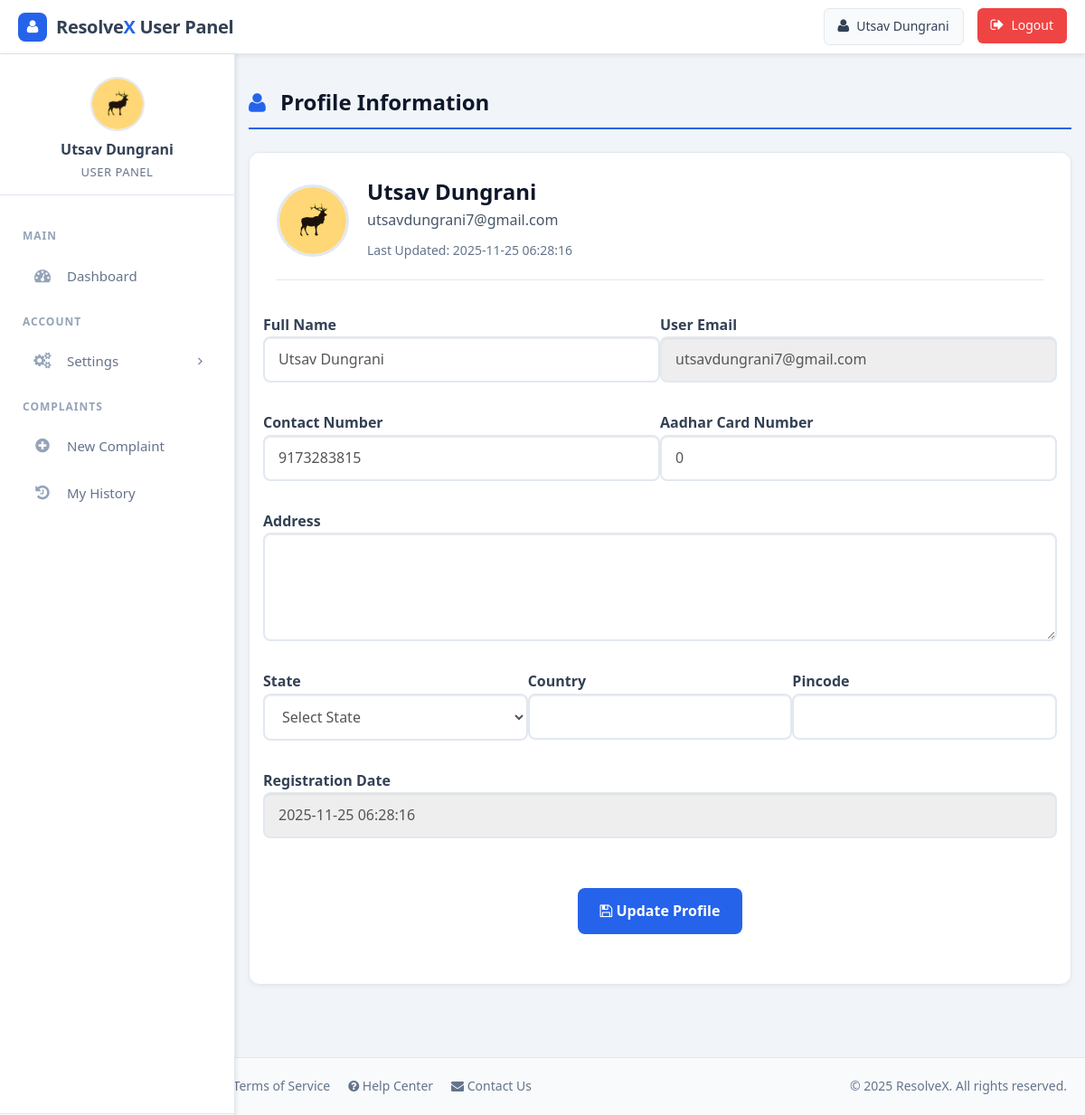
Page /users/profile.php (signed in) on the committed database.
### tables this page shows
CREATE TABLE `users` (
  `id` int(11) NOT NULL,
  `fullName` varchar(255) DEFAULT NULL,
  `userEmail` varchar(255) DEFAULT NULL,
  `password` varchar(255) DEFAULT NULL,
  `contactNo` bigint(11) DEFAULT NULL,
  `address` tinytext DEFAULT NULL,
  `State` varchar(255) DEFAULT NULL,
  `country` varchar(255) DEFAULT NULL,
  `pincode` int(6) DEFAULT NULL,
  `userImage` varchar(255) DEFAULT NULL,
  `regDate` timestamp NOT NULL DEFAULT current_timestamp(),
  `updationDate` timestamp NOT NULL DEFAULT current_timestamp() ON UPDATE current_timestamp(),
  `status` int(1) NOT NULL,
  `aadhar_card` bigint(12) NOT NULL
);

### users/profile.php (the view, shortened to what this page needs)
<?php
include('../config/config.php');
if (strlen($_SESSION['login']) == 0) {
  header('location:../index.php');
} else {
  ?>
  <!DOCTYPE html>
  <html lang="en">
  <head>
    <link href="../assets/css/bootstrap.css" rel="stylesheet">
    <link href="../assets/font-awesome/css/font-awesome.css" rel="stylesheet" />
    <link rel="stylesheet" type="text/css" href="../assets/js/bootstrap-datepicker/css/datepicker.css" />
    <link rel="stylesheet" type="text/css" href="../assets/js/bootstrap-daterangepicker/daterangepicker.css" />
  </head>
  <body>
    <section id="container">
      <?php include("includes/header.php"); ?>
      <?php include("includes/sidebar.php"); ?>
      <section id="main-content">
        <section class="wrapper">
          <h3 class="header-title"><i class="fa fa-user"></i> Profile Information</h3>
          <div class="row mt">
            <div class="col-lg-12">
              <div class="form-panel">
                <?php $query = mysqli_query($bd, "select * from users where userEmail='" . $_SESSION['login'] . "'");
                while ($row = mysqli_fetch_array($query)) { ?>
                  <div class="profile-header">
                    <img src="../assets/img/ui-sam.jpg" class="profile-avatar" alt="Profile Image">
                    <div>
                      <h2 class="profile-name"><?php echo htmlentities($row['fullName']); ?></h2>
                      <p class="profile-email"><?php echo htmlentities($row['userEmail']); ?></p>
                      <p class="profile-last-updated">Last Updated: <?php echo htmlentities($row['updationDate']); ?></p>
                    </div>
                  </div>
                  <form class="form-horizontal style-form" method="post" name="profile">
                    <div class="form-row">
                      <div class="form-group">
                        <label class="control-label">Full Name</label>
                        <input type="text" name="fullname" required="required"
                          value="<?php echo htmlentities($row['fullName']); ?>" class="form-control">
                      </div>
                      <div class="form-group">
                        <label class="control-label">User Email</label>
                        <input type="email" name="useremail" required="required"
                          value="<?php echo htmlentities($row['userEmail']); ?>" class="form-control" readonly>
                      </div>
                    </div>
                    <div class="form-row">
                      <div class="form-group">
                        <label class="control-label">Contact Number</label>
                        <input type="text" name="contactno" required="required"
                          value="<?php echo htmlentities($row['contactNo']); ?>" class="form-control">
                      </div>
                      <div class="form-group">
                        <label class="control-label">Aadhar Card Number</label>
                        <input type="text" name="aadhar_card" maxlength="12" required="required"
                          value="<?php echo htmlentities($row['aadhar_card']); ?>" class="form-control">
                      </div>
                    </div>
                    <div class="form-row">
                      <div class="form-group">
                        <label class="control-label">Address</label>
                        <textarea name="address" required="required"
                          class="form-control"><?php echo htmlentities($row['address']); ?></textarea>
                      </div>
                    </div>
                    <div class="form-row">
                      <div class="form-group">
                        <label class="control-label">State</label>
                        <select name="state" required="required" class="form-control">
                          <option value="">Select State</option>
                        </select>
                      </div>
                      <div class="form-group">
                        <label class="control-label">Country</label>
                        <input type="text" name="country" required="required"
                          value="<?php echo htmlentities($row['country']); ?>" class="form-control">
                      </div>
                      <div class="form-group">
                        <label class="control-label">Pincode</label>
                        <input type="text" name="pincode" maxlength="6" required="required"
                          value="<?php echo htmlentities($row['pincode']); ?>" class="form-control">
                      </div>
                    </div>
                    <div class="form-row">
                      <div class="form-group">
                        <label class="control-label">Registration Date</label>
                        <input type="text" name="regdate" required="required"
                          value="<?php echo htmlentities($row['regDate']); ?>" class="form-control" readonly>
                      </div>
                    </div>
                    <div class="form-group text-center" style="margin-top: 30px;">
                      <button type="submit" name="submit" class="btn btn-primary">
                        <i class="fa fa-save"></i> Update Profile
                      </button>
                    </div>
                  </form>
                <?php } ?>
              </div>
            </div>
          </div>
        </section>
      </section>
      <?php include("includes/footer.php"); ?>
    </section>
  </body>
  </html>
<?php } ?>

### users/includes/header.php (shortened to what this page needs)
<header class="header">
    <a href="dashboard.php" class="logo">
        <div class="logo-icon">
            <i class="fa fa-user"></i>
        </div>
        <div class="logo-text">Resolve<span>X</span> User Panel</div>
    </a>
    <div class="top-menu">
        <ul class="nav pull-right top-menu">
            <li>
                <?php
                $query = mysqli_query($bd, "select fullName from users where userEmail='" . $_SESSION['login'] . "'");
                while ($row = mysqli_fetch_array($query)) {
                    ?>
                    <a href="profile.php">
                        <i class="fa fa-user"></i>
                        <?php echo htmlentities($row['fullName']); ?>
                    </a>
                <?php } ?>
            </li>
            <li><a class="logout" href="logout.php"><i class="fa fa-sign-out"></i> Logout</a></li>
        </ul>
    </div>
</header>

### users/includes/sidebar.php (shortened to what this page needs)
<aside>
    <div id="sidebar">
        <div class="user-info">
            <?php $query = mysqli_query($bd, "select fullName from users where userEmail='" . $_SESSION['login'] . "'");
            while ($row = mysqli_fetch_array($query)) {
                ?>
                <img src="../assets/img/ui-sam.jpg" class="user-avatar" alt="User Avatar">
                <h4 class="user-name"><?php echo htmlentities($row['fullName']); ?></h4>
                <div class="user-role">User Panel</div>
            <?php } ?>
        </div>
        <ul class="sidebar-menu" id="nav-accordion">
            <li class="menu-title">Main</li>
            <li>
                <a href="dashboard.php">
                    <i class="fa fa-dashboard"></i>
                    <span>Dashboard</span>
                </a>
            </li>
            <li class="menu-title">Account</li>
            <li class="sub-menu">
                <a href="javascript:;">
                    <i class="fa fa-cogs"></i>
                    <span>Settings</span>
                </a>
            </li>
            <li class="menu-title">Complaints</li>
            <li>
                <a href="register-complaint.php">
                    <i class="fa fa-plus-circle"></i>
                    <span>New Complaint</span>
                </a>
            </li>
            <li>
                <a href="complaint-history.php">
                    <i class="fa fa-history"></i>
                    <span>My History</span>
                </a>
            </li>
        </ul>
    </div>
</aside>

### users/profile.php (style rules this page uses)
:root { --primary-color: #2563eb; --secondary-color: #1e40af; --accent-color: #3b82f6; --light-color: #f8fafc; --dark-color: #0f172a; --success-color: #10b981; --warning-color: #f59e0b; --danger-color: #ef4444; --info-color: #3b82f6; --gray-100: #f1f5f9; --gray-200: #e2e8f0; --gray-300: #cbd5e1; --gray-400: #94a3b8; --gray-500: #64748b; --gray-600: #475569; --gray-700: #334155; --gray-800: #1e293b; --gray-900: #0f172a; }
body { font-family: 'Segoe UI', Tahoma, Geneva, Verdana, sans-serif; background-color: #f1f5f9; color: var(--gray-700); line-height: 1.6; height: 100%; margin: 0; display: flex; flex-direction: column; }
#container { flex: 1; display: flex; flex-direction: column; }
#main-content { flex: 1; margin-left: 260px; padding: 20px 15px; padding-top: 80px; transform: translateZ(0); -webkit-transform: translateZ(0); }
.header-title { color: var(--gray-900); font-weight: 700; margin-bottom: 25px; padding-bottom: 15px; border-bottom: 2px solid var(--primary-color); }
.header-title i { color: var(--primary-color); margin-right: 10px; }
.form-panel { background: white; border-radius: 12px; box-shadow: 0 2px 5px rgba(0, 0, 0, 0.05); padding: 30px; border: 1px solid var(--gray-200); margin-bottom: 30px; }
.profile-header { display: flex; align-items: center; margin-bottom: 30px; padding-bottom: 20px; border-bottom: 1px solid var(--gray-200); text-align: left; }
.profile-avatar { width: 80px; height: 80px; border-radius: 50%; object-fit: cover; border: 3px solid var(--gray-200); margin-right: 20px; flex-shrink: 0; }
.profile-name { font-size: 24px; font-weight: 700; color: var(--gray-900); margin: 0 0 5px; }
.profile-email { color: var(--gray-600); font-size: 16px; margin: 0 0 10px; }
.profile-last-updated { color: var(--gray-500); font-size: 14px; margin: 0; }
.form-row { display: flex; flex-wrap: wrap; margin: 0 -15px; }
.form-group { flex: 1 0 300px; padding: 0 15px; margin-bottom: 25px; }
.control-label { font-weight: 600; color: var(--gray-700); font-size: 16px; margin-bottom: 8px; display: block; text-align: left !important; }
.form-control { border: 2px solid var(--gray-200); border-radius: 8px; padding: 12px 15px; font-size: 16px; transition: border-color 0.2s ease, box-shadow 0.2s ease; height: auto; width: 100%; box-sizing: border-box; }
textarea.form-control { min-height: 120px; resize: vertical; }
select.form-control { background-color: white; background-image: none; padding-right: 40px; }
.btn-primary { background: #2563eb; border: none; color: white; padding: 14px 25px; font-size: 16px; font-weight: 600; border-radius: 8px; transition: box-shadow 0.2s ease; cursor: pointer; display: inline-block; }

### users/includes/header.php (style rules this page uses)
:root { --header-bg: #ffffff; --header-border: #e2e8f0; --header-text: #334155; --header-accent: #2563eb; --header-shadow: rgba(0, 0, 0, 0.08); }
.header { background: var(--header-bg); box-shadow: 0 2px 5px rgba(0, 0, 0, 0.08); padding: 0 20px; height: 60px; position: fixed; top: 0; left: 0; right: 0; z-index: 1000; display: flex; align-items: center; border-bottom: 1px solid var(--header-border); transform: translateZ(0); -webkit-transform: translateZ(0); }
.logo { font-size: 20px; font-weight: 700; color: var(--header-text); text-decoration: none; display: flex; align-items: center; }
.logo-icon { width: 32px; height: 32px; background: #2563eb; border-radius: 8px; display: flex; align-items: center; justify-content: center; margin-right: 10px; color: white; font-size: 16px; }
.logo-text { letter-spacing: -0.3px; }
.logo-text span { color: var(--header-accent); }
.top-menu { margin-left: auto; }
.nav.pull-right.top-menu { display: flex; list-style: none; }
.nav.pull-right.top-menu li { margin-left: 15px; }
.nav.pull-right.top-menu li a { display: flex; align-items: center; padding: 8px 15px; background: #f8fafc; color: var(--header-text); text-decoration: none; border-radius: 6px; font-weight: 500; transition: background-color 0.2s ease, box-shadow 0.2s ease; border: 1px solid var(--header-border); }
.nav.pull-right.top-menu li a.logout { background: #ef4444; color: white; border: none; }
.nav.pull-right.top-menu li a i { margin-right: 8px; font-size: 16px; }

### users/includes/footer.php (style rules this page uses)
:root { --footer-bg: #f8fafc; --footer-border: #e2e8f0; --footer-text: #64748b; --footer-accent: #2563eb; --footer-shadow: rgba(0, 0, 0, 0.05); }

### rows in the picture
users: fullName "Utsav Dungrani", userEmail "utsavdungrani7@gmail.com", updationDate "2025-11-25 06:28:16", fullname "Utsav Dungrani", useremail "utsavdungrani7@gmail.com", contactno "9173283815", aadhar_card "0", regdate "2025-11-25 06:28:16"
